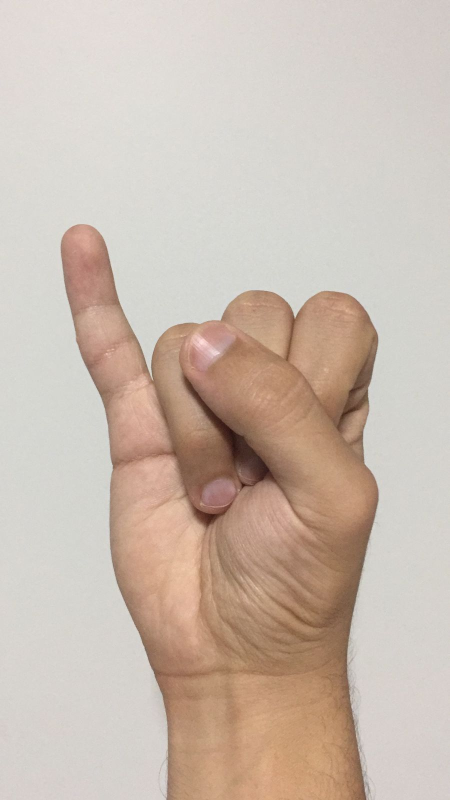
#> input picture imagens/imagem6.jpeg, 899 x 1600 px (shown at 1/2 size); its folder holds 8 pictures in this run
$ python index.py
#> lines starting #> are read from the running program, lines starting #| are printed output that depends on the picture; after the words box and inside, x2 and y2 are one past the last pixel; in counts of white or black regions, pixels touching at a corner belong together
### segmentation.py
import cv2
import numpy as np

def bwareaopen(img, min_size, connectivity=8):
    num_labels, labels, stats, centroids = cv2.connectedComponentsWithStats(img, connectivity=connectivity)
    for i in range(num_labels):
        label_size = stats[i, cv2.CC_STAT_AREA]
        if label_size < min_size:
            img[labels == i] = 0

    return img

def kmeans(image):
    # convert to RGB
    #image = cv2.cvtColor(image, cv2.COLOR_BGR2RGB)

    # reshape the image to a 2D array of pixels and 3 color values (RGB)
    pixel_values = image.reshape((-1, 3))
    # convert to float
    pixel_values = np.float32(pixel_values)

    print(pixel_values.shape)

    # define stopping criteria
    criteria = (cv2.TERM_CRITERIA_EPS + cv2.TERM_CRITERIA_MAX_ITER, 500, 0.6)

    # number of clusters (K)
    k = 2
    _, labels, (centers) = cv2.kmeans(pixel_values, k, None, criteria, 10, cv2.KMEANS_RANDOM_CENTERS)

    # convert back to 8 bit values
    centers = np.uint8(centers)

    # flatten the labels array
    labels = labels.flatten()

    # convert all pixels to the color of the centroids
    segmented_image = centers[labels.flatten()]
    segmented_image = segmented_image.reshape(image.shape)
    # show the image
    cv2.imshow("kmeans segmented_image", segmented_image)

    #improveGreen(segmented_image)

    image_gray = cv2.cvtColor(segmented_image, cv2.COLOR_BGR2GRAY)
    cv2.imshow("image_gray_k_means", image_gray)
    (To, bin_k_means) = cv2.threshold(image_gray, 0, 255, cv2.THRESH_OTSU)
    #cv2.imshow("bin_k_means", bin_k_means)


    if pixel_values.shape[0] - cv2.countNonZero(bin_k_means) > cv2.countNonZero(bin_k_means) :
        bin_k_means = 255 - bin_k_means

    return bin_k_means


def morfTransform(bin_image):

    kernel = cv2.getStructuringElement(cv2.MORPH_RECT, (3, 3))
    erodido = cv2.morphologyEx(bin_image, cv2.MORPH_ERODE, kernel, iterations=1)
    #cv2.imshow("erodido", erodido)

    bwarea = bwareaopen(erodido, 50000, 8)
    #cv2.imshow("bwarea", bwarea)

    kernel = cv2.getStructuringElement(cv2.MORPH_RECT, (7, 7))
    close = cv2.morphologyEx(bwarea, cv2.MORPH_CLOSE, kernel, iterations=6)
    #cv2.imshow("close", close)

    kernel = cv2.getStructuringElement(cv2.MORPH_RECT, (7, 7))
    dilatado = cv2.morphologyEx(close, cv2.MORPH_DILATE, kernel, iterations=2)
    #cv2.imshow("dilatado", dilatado)

    return 255 - dilatado


def getSegmented(img_name):
    original = cv2.imread("./imagens/" + img_name)
    cv2.imshow("Original", original)

    original_ycrcb = cv2.cvtColor(original, cv2.COLOR_BGR2YCR_CB)
    cv2.imshow("original_ycrcb", original_ycrcb)
    #image = cv2.cvtColor(original_ycrcb, cv2.COLOR_YCrCb2RGB)

    kmeans_result = kmeans(original_ycrcb)

    #image_gray = cv2.cvtColor(original, cv2.COLOR_BGR2GRAY)
    #cv2.imshow("image_gray", image_gray)
    #(To, bin_original) = cv2.threshold(image_gray, 0, 255, cv2.THRESH_OTSU)
    #cv2.imshow("bin_original", bin_original)

    morf_result = morfTransform(kmeans_result)
    cv2.imshow("morf_result", morf_result)

    return morf_result

### index.py
import cv2
import numpy as np
import time
from classification import classify
from segmentation import getSegmented

def closeAfterKey():
    cv2.waitKey(0)
    cv2.destroyAllWindows()

def getOrientation(bin_image):
    cv2.imshow("bin_inv", bin_image)
    img_height, img_width = bin_image.shape[:2]
    x_max = 0
    x_min = img_width
    y_max = 0
    y_min = img_height
    #print("img_width: " + str(img_width) + "; img_height: " + str(img_height))

    for x in range(0, img_width-1):
        for y in range(0, img_height-1):
            if(bin_image[y][x] == 255):
                if(x > x_max):
                    x_max = x
                if(x < x_min):
                    x_min = x
                if(y > y_max):
                    y_max = y
                if(y < y_min):
                    y_min = y

    #print("x_max, x_min: " + str(x_max) + ", " + str(x_min))
    #print("y_max, y_min: " + str(y_max) + ", " + str(y_min))

    bin_rgb = cv2.cvtColor(bin_image, cv2.COLOR_GRAY2RGB)
    cv2.rectangle(bin_rgb, (x_max, y_max), (x_min, y_min), (0, 0, 255), 2)
    cv2.imshow("bin_image", bin_rgb)

    hand_width = x_max - x_min
    hand_height = y_max - y_min
    ratio = hand_height/hand_width
    orientation = "VERT" if ratio > 1 else "HORZ"
    #print("ratio: " + str(ratio))
    print(orientation)

    return x_max, y_max, x_min, y_min, orientation

def centroid(bin_image):
    img_height, img_width = bin_image.shape[:2]
    M_00 = M_01 =  M_10 = 0
    for x in range(0, img_width-1):
        for y in range(0, img_height-1):
            M_00 += bin_image[y][x]
            M_01 += (y)*bin_image[y][x]
            M_10 += (x)*bin_image[y][x]

    x = int(M_10 / M_00)
    y = int(M_01 / M_00)

    #print("Centroid (x, y): (" + str(x) + ", " + str(y) + ")")
    bin_rgb = cv2.cvtColor(bin_image, cv2.COLOR_GRAY2RGB)
    cv2.circle(bin_rgb, (x, y), 10, (0, 255, 0), 3)
    cv2.imshow("Centroid", bin_rgb)
    return (x, y)


def thumbDetection(bin_image, x_max, y_max, x_min, y_min, img_orientation):
    img_height, img_width = bin_image.shape[:2]
    bin_rgb = cv2.cvtColor(bin_image, cv2.COLOR_GRAY2RGB)
    if(img_orientation == "HORZ"):
        rect_width = int(0.15*img_height)
    else:
        rect_width = int(0.15*img_width)

        cv2.rectangle(bin_rgb, (x_min + rect_width, y_max), (x_min, y_min), (0, 0, 255), 2)
        cv2.rectangle(bin_rgb, (x_max, y_max), (x_max - rect_width, y_min), (255, 0, 0), 2)
        cv2.imshow("thumb_containers", bin_rgb)

        # Left
        percent_left = getPercentInContainer(bin_image, x_min + rect_width, y_max, x_min, y_min)
        # Right
        percent_right = getPercentInContainer(bin_image, x_max, y_max, x_max - rect_width, y_min)
        thumb_threshold = 0.15
        if(percent_left <= thumb_threshold and percent_right > thumb_threshold):
            print("Dedão na esquerda")
            return "LEFT"
        elif(percent_left > thumb_threshold and percent_right <= thumb_threshold):
            print("Dedão na direita")
            return "RIGHT"
        else:
            print("Dedão não identificado")
            return "NONE"

def getPercentInContainer(bin_image, x_max, y_max, x_min, y_min):
    white_pixels = 0
    black_pixels = 0
    for x in range(x_min, x_max):
        for y in range(y_min, y_max):
            if(bin_image[y][x] == 255):
                white_pixels += 1
            else:
                black_pixels += 1

    percent = white_pixels / (white_pixels + black_pixels)
    #print("percent: " + str(percent))
    return percent

def peakDetection(bin_image, img_orientation):
    bin_rgb = cv2.cvtColor(bin_image, cv2.COLOR_GRAY2RGB)
    contours, hierarchy = cv2.findContours(bin_image, mode=cv2.RETR_TREE, method=cv2.CHAIN_APPROX_NONE)
    image_copy = bin_rgb.copy()
    cv2.drawContours(image_copy, contours=contours, contourIdx=-1, color=(0, 255, 0), thickness=2, lineType=cv2.LINE_AA)
    cv2.imshow("Contorno da imagem", image_copy)

    if(len(contours) != 1):
        raise Exception("Quantidade de contornos diferente de 1")

    subindo = True
    descendo = False
    picos_maxima = []
    picos_minima = []

    contour = contours[0]
    #contours[0][point_num][0][x=0 or y=1]
    length = len(contour)
    for i in range(0, length-2):
        if contour[i][0][1] < contour[i+1][0][1]:

            if subindo == True:
                picos_maxima.append(contour[i][0])
                cv2.circle(bin_rgb, (contour[i][0][0], contour[i][0][1]), 5, (0, 0, 255), 3)

            descendo = True
            subindo = False
        elif contour[i][0][1] > contour[i+1][0][1]:

            if descendo == True:
                picos_minima.append(contour[i][0])
                cv2.circle(bin_rgb, (contour[i][0][0], contour[i][0][1]), 5, (255, 0, 0), 3)

            subindo = True
            descendo = False


    cv2.imshow("Picos", bin_rgb)
    return picos_maxima


def Proj(img_name):
    start = time.time()

    segmented = getSegmented(img_name)
#> in getSegmented, original is the input picture: shape (1600, 899, 3); mean B, G, R 176.1, 187.8, 203
#> in getSegmented, `original_ycrcb = cv2.cvtColor(original, cv2.COLOR_BGR2YCR_CB)`: original_ycrcb: shape (1600, 899, 3); mean of channels 0, 1, 2 191, 136.6, 119.5
#| (1438400, 3)
#> in kmeans, `_, labels, (centers) = cv2.kmeans(pixel_values, k, None, criteria, 10,..`: centers = [[211.3, 129.5, 125.6], [146, 149.9, 108.5]]
#> in kmeans, `centers = np.uint8(centers)`: centers = [[211, 129, 125], [146, 149, 108]]
#> in kmeans, `segmented_image = segmented_image.reshape(image.shape)`: segmented_image: shape (1600, 899, 3); mean of channels 0, 1, 2 190.2, 135.4, 119.6
#> in kmeans, `image_gray = cv2.cvtColor(segmented_image, cv2.COLOR_BGR2GRAY)`:
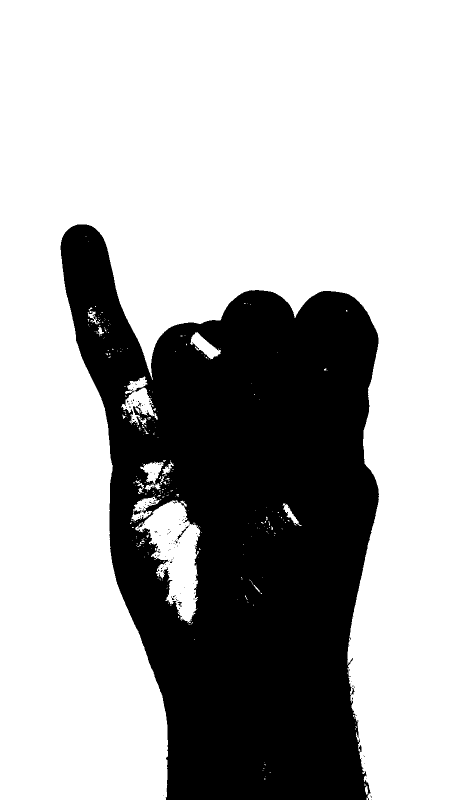
#> image_gray: shape (1600, 899) (shown at 1/2 size); values 136 (black) and 137 (white), 68% white; 131 black regions (125 under 20 px), largest, box (x1, y1, x2, y2) and area: (121, 449, 758, 1600) 459158, (361, 1058, 372, 1070) 41, (355, 1203, 364, 1213) 40, (355, 1069, 363, 1079) 39, (276, 805, 283, 813) 23, (312, 1099, 321, 1106) 20
#> in kmeans, `(To, bin_k_means) = cv2.threshold(image_gray, 0, 255, cv2.THRESH_OTSU)`: To = 136
#> in morfTransform, `erodido = cv2.morphologyEx(bin_image, cv2.MORPH_ERODE, kernel, iterati..`:
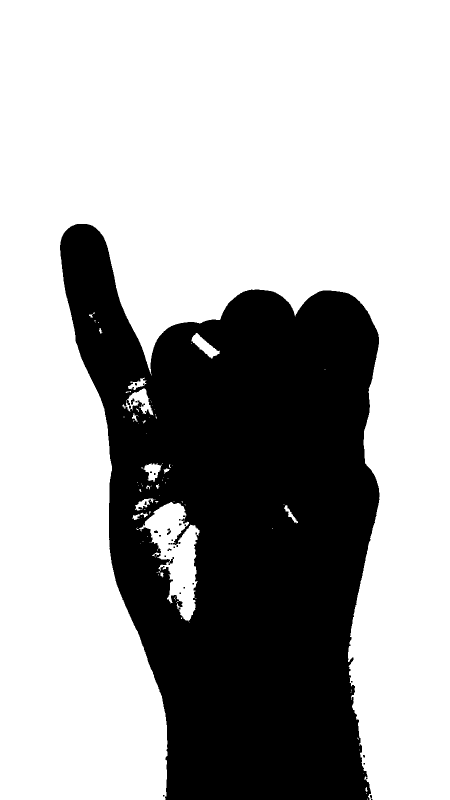
#> erodido: shape (1600, 899) (shown at 1/2 size); 67.3% white; 34 black regions (25 under 20 px), largest, box (x1, y1, x2, y2) and area: (120, 448, 759, 1600) 470285, (334, 1057, 342, 1070) 54, (262, 797, 269, 809) 53
#> in bwareaopen, `num_labels, labels, stats, centroids = cv2.connectedComponentsWithStat..`:
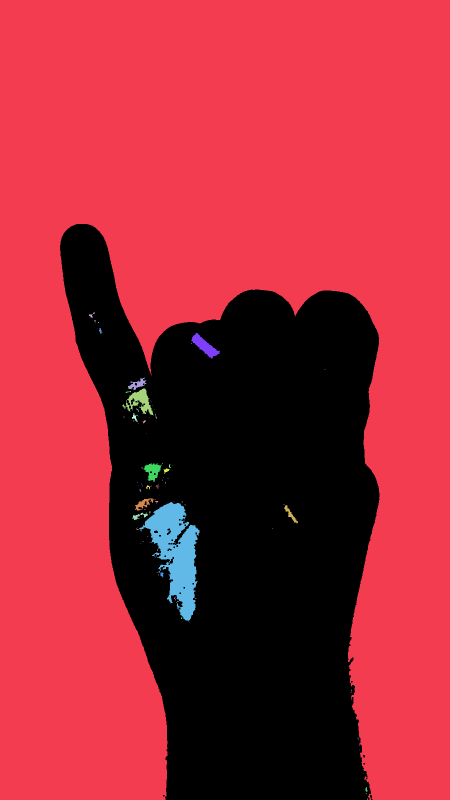
#> labels: shape (1600, 899) int32 (shown at 1/2 size); 84 distinct labels, from 0 to 83; one colour per label, 0 black
#> in bwareaopen, `num_labels, labels, stats, centroids = cv2.connectedComponentsWithStat..`: num_labels = 84; stats = 84 rows, first 6: [120, 448, 639, 1152, 470819], [0, 0, 899, 1600, 949427], [178, 625, 12, 10, 41], [189, 640, 2, 3, 6], [191, 645, 1, 1, 1], [196, 644, 2, 2, 3]; centroids = 84 pairs, first value 182.8 to 734, second value 630.1 to 1598
#> the loop in bwareaopen, `for i in range(num_labels):` made 84 passes
#> label_size on passes 1 to 12: 470819, 949427, 41, 6, 1, 3, 40, 1129, 2, 2, 382, 1344
#> after the loop in bwareaopen, `for i in range(num_labels):`:
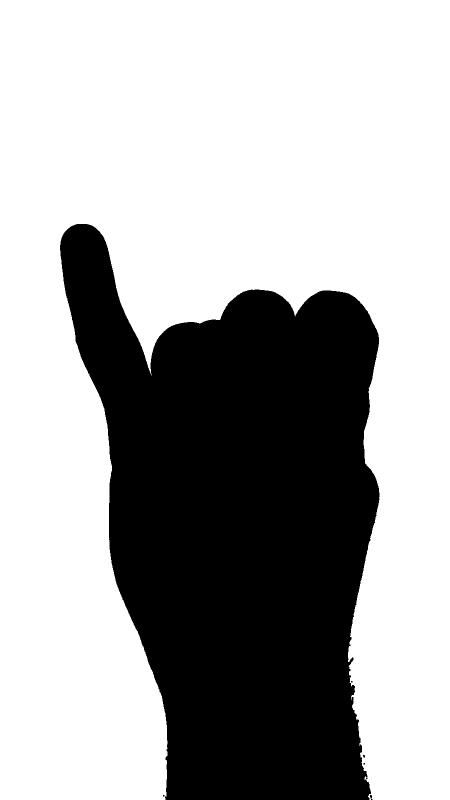
#> img: shape (1600, 899) (shown at 1/2 size); 66% white; 8 black regions (6 under 20 px), largest, box (x1, y1, x2, y2) and area: (120, 448, 759, 1600) 488890, (740, 1590, 744, 1597) 24
#> in morfTransform, `close = cv2.morphologyEx(bwarea, cv2.MORPH_CLOSE, kernel, iterations=6)`: close: shape (1600, 899); 66.1% white; 1 black region, box (x1, y1, x2, y2) and area: (122, 451, 757, 1600) 487686
#> in morfTransform, `dilatado = cv2.morphologyEx(close, cv2.MORPH_DILATE, kernel, iteration..`:
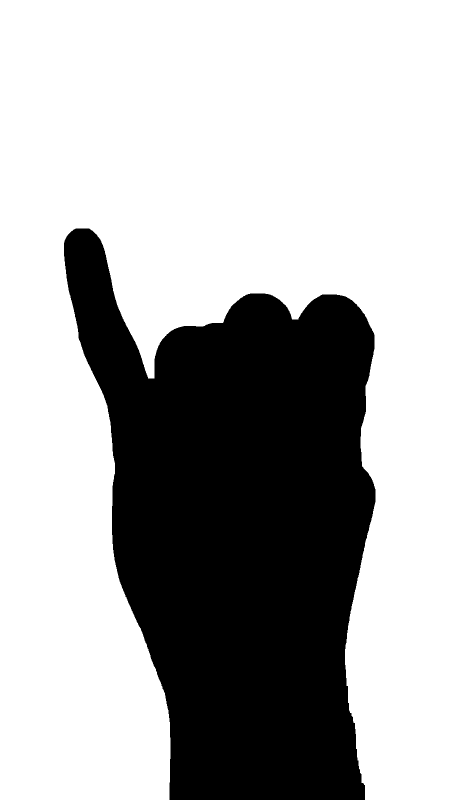
#> dilatado: shape (1600, 899) (shown at 1/2 size); 67.7% white; 1 black region, box (x1, y1, x2, y2) and area: (128, 457, 751, 1600) 465192
    x_max, y_max, x_min, y_min, orientation = getOrientation(segmented)
#> in getOrientation, `bin_rgb = cv2.cvtColor(bin_image, cv2.COLOR_GRAY2RGB)`: bin_rgb: shape (1600, 899, 3); 32.3% white; 1 white region
#| VERT
#> x_max = 750; y_max = 1598; x_min = 128; y_min = 457; orientation = 'VERT'
    thumb = thumbDetection(segmented, x_max, y_max, x_min, y_min, orientation)
#> in thumbDetection, `cv2.rectangle(bin_rgb, (x_max, y_max), (x_max - rect_width, y_min), (2..`:
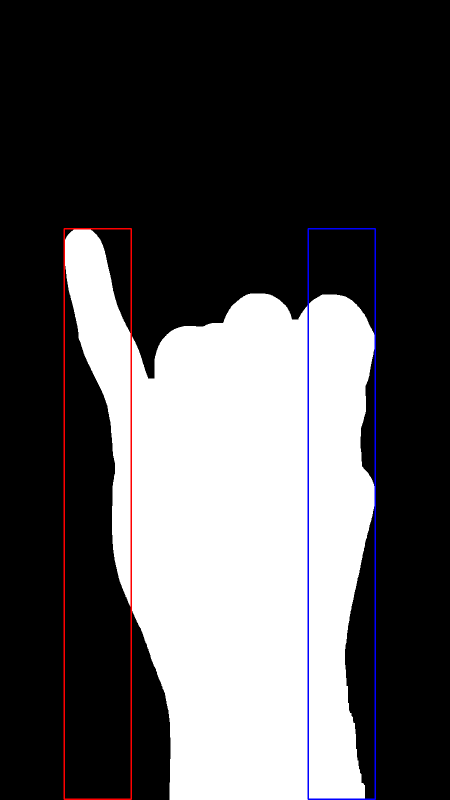
#> bin_rgb: shape (1600, 899, 3) (shown at 1/2 size); mean B, G, R 82.9, 81.6, 82.9
#> in thumbDetection, `percent_left = getPercentInContainer(bin_image, x_min + rect_width, y_..`: percent_left = 0.278
#> in thumbDetection, `percent_right = getPercentInContainer(bin_image, x_max, y_max, x_max -..`: percent_right = 0.69
#> thumb = 'NONE'
    x_cent, y_cent = centroid(segmented)
#> after the loop in centroid, `for x in range(0, img_width-1):`: M_00 = 118524255; M_01 = 125245077585; M_10 = 56883061650
#> in centroid, `x = int(M_10 / M_00)`: x = 479
#> in centroid, `y = int(M_01 / M_00)`: y = 1056
#> in centroid, `cv2.circle(bin_rgb, (x, y), 10, (0, 255, 0), 3)`:
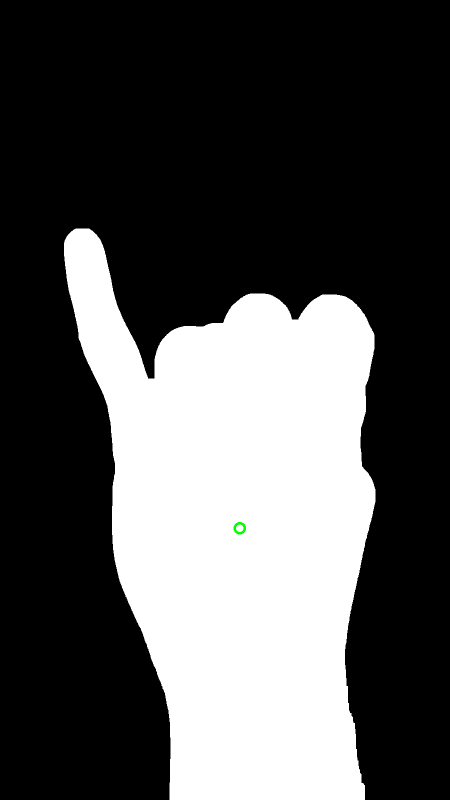
#> bin_rgb: shape (1600, 899, 3) (shown at 1/2 size); mean B, G, R 82.4, 82.5, 82.4
#> x_cent = 479; y_cent = 1056
    max_peaks = peakDetection(segmented, orientation)
#> in peakDetection, `contours, hierarchy = cv2.findContours(bin_image, mode=cv2.RETR_TREE, ..`: contours = 1 contour; box (x1, y1, x2, y2) and area: (128, 457, 751, 1600) 463494
    letra = classify(orientation, x_cent, y_cent, max_peaks, thumb)

    end = time.time()
    print("\nExecution time (s): " + str(end - start))

    #closeAfterKey()
    cv2.destroyAllWindows()
    #letra = "a"
    return letra

frase = " "

#> (the run stopped early here; a loop or call above may not have finished)
